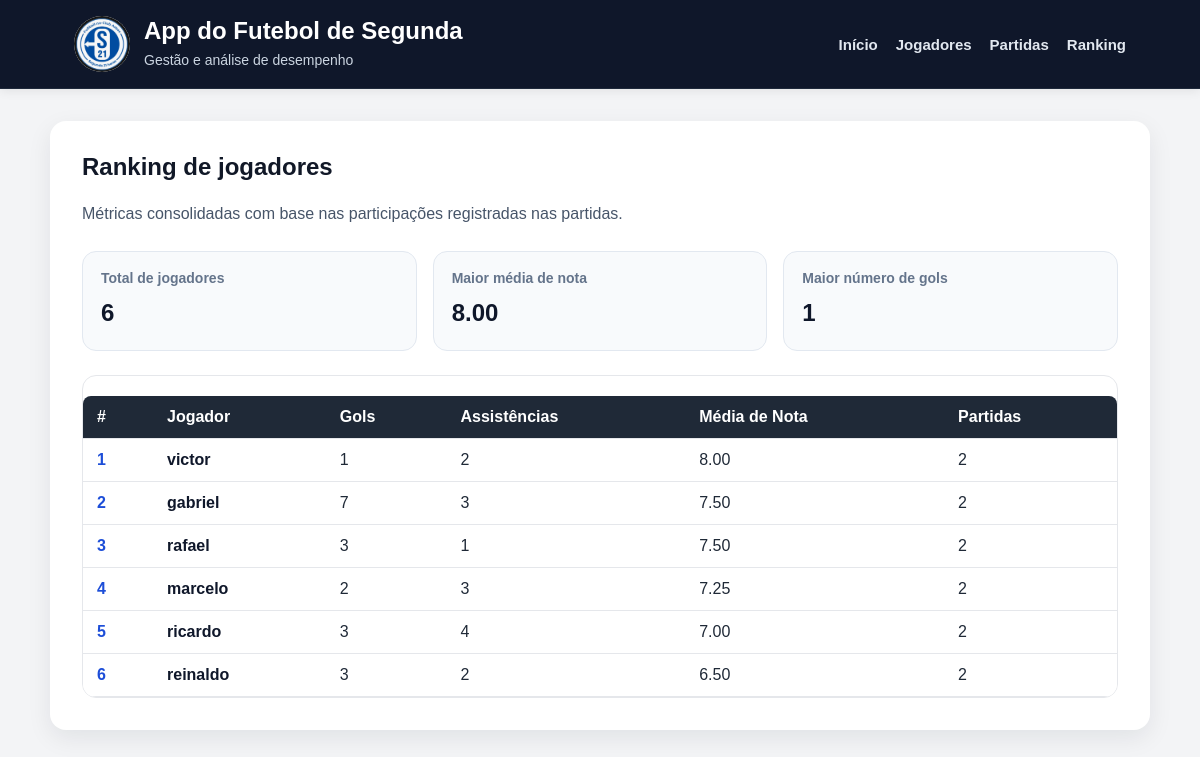
Page /ranking on the committed database.
### models.py (models this page shows, shortened)
class Jogador(db.Model):
    __tablename__ = 'jogadores'
    id = db.Column(db.Integer, primary_key=True)
    nome = db.Column(db.String(100), nullable=False)
    apelido = db.Column(db.String(50))
    posicao = db.Column(db.String(30))
    data_cadastro = db.Column(db.DateTime, default=datetime.utcnow)

### app.py (the view)
@app.route('/ranking')
def ranking():
    ranking_jogadores = (
        db.session.query(
            Jogador.nome,
            func.coalesce(func.sum(ParticipacaoPartida.gols), 0).label('total_gols'),
            func.coalesce(func.sum(ParticipacaoPartida.assistencias), 0).label('total_assistencias'),
            func.coalesce(func.avg(ParticipacaoPartida.nota), 0).label('media_nota'),
            func.count(ParticipacaoPartida.id).label('total_partidas')
        )
        .join(ParticipacaoPartida, Jogador.id == ParticipacaoPartida.jogador_id)
        .group_by(Jogador.id, Jogador.nome)
        .order_by(
            func.coalesce(func.avg(ParticipacaoPartida.nota), 0).desc(),
            func.coalesce(func.sum(ParticipacaoPartida.gols), 0).desc()
        )
        .all()
    )
    return render_template('ranking.html', ranking_jogadores=ranking_jogadores)

### templates/ranking.html (shortened to what this page needs)
{% extends 'base.html' %}
{% block content %}
    <div class="section-header">
        <div>
            <h2>Ranking de jogadores</h2>
            <p>Métricas consolidadas com base nas participações registradas nas partidas.</p>
        </div>
    </div>
    {% if ranking_jogadores %}
        <div class="ranking-summary">
            <div class="summary-card">
                <h3>Total de jogadores</h3>
                <p>{{ ranking_jogadores|length }}</p>
            </div>
            <div class="summary-card">
                <h3>Maior média de nota</h3>
                <p>{{ '%.2f'|format(ranking_jogadores[0].media_nota) }}</p>
            </div>
            <div class="summary-card">
                <h3>Maior número de gols</h3>
                <p>{{ ranking_jogadores[0].total_gols }}</p>
            </div>
        </div>
        <div class="ranking-table-wrapper">
            <table>
                <thead>
                    <tr>
                        <th>#</th>
                        <th>Jogador</th>
                        <th>Gols</th>
                        <th>Assistências</th>
                        <th>Média de Nota</th>
                        <th>Partidas</th>
                    </tr>
                </thead>
                <tbody>
                    {% for jogador in ranking_jogadores %}
                        <tr>
                            <td class="ranking-position">{{ loop.index }}</td>
                            <td class="highlight-name">{{ jogador.nome }}</td>
                            <td>{{ jogador.total_gols }}</td>
                            <td>{{ jogador.total_assistencias }}</td>
                            <td>{{ '%.2f'|format(jogador.media_nota) }}</td>
                            <td>{{ jogador.total_partidas }}</td>
                        </tr>
                    {% endfor %}
                </tbody>
            </table>
        </div>
    {% else %}
        <div class="empty-state">
            <p>Ainda não há dados suficientes para gerar o ranking.</p>
        </div>
    {% endif %}
{% endblock %}

### static/css/style.css (style rules this page uses)
* { box-sizing: border-box; }
body { margin: 0; font-family: Arial, sans-serif; background-color: #f3f4f6; color: #1f2937; }
h2, h3 { color: #111827; margin-top: 0; }
p { line-height: 1.6; }
table { width: 100%; border-collapse: collapse; margin-top: 20px; background-color: white; border-radius: 8px; overflow: hidden; }
thead { background-color: #1f2937; color: white; }
th, td { padding: 12px 14px; text-align: left; border-bottom: 1px solid #e5e7eb; }
.section-header { display: flex; justify-content: space-between; align-items: center; gap: 16px; flex-wrap: wrap; margin-bottom: 24px; }
.section-header p { margin: 0; color: #475569; }
.ranking-summary { display: grid; grid-template-columns: repeat(auto-fit, minmax(180px, 1fr)); gap: 16px; margin-bottom: 24px; }
.summary-card { background: #f8fafc; border: 1px solid #e2e8f0; border-radius: 14px; padding: 18px; }
.summary-card h3 { margin: 0 0 8px; font-size: 14px; color: #64748b; font-weight: 600; }
.summary-card p { margin: 0; font-size: 24px; font-weight: bold; color: #0f172a; }
.ranking-table-wrapper { overflow-x: auto; border: 1px solid #e5e7eb; border-radius: 14px; background: white; }
.ranking-position { font-weight: bold; color: #1d4ed8; }
.highlight-name { font-weight: 700; color: #0f172a; }

### rows in the picture
Jogador: nome "victor", total_gols "1", total_assistencias "2", media_nota "8.00", total_partidas "2"
Jogador: nome "gabriel", total_gols "7", total_assistencias "3", media_nota "7.50", total_partidas "2"
Jogador: nome "rafael", total_gols "3", total_assistencias "1", media_nota "7.50", total_partidas "2"
Jogador: nome "marcelo", total_gols "2", total_assistencias "3", media_nota "7.25", total_partidas "2"
Jogador: nome "ricardo", total_gols "3", total_assistencias "4", media_nota "7.00", total_partidas "2"
Jogador: nome "reinaldo", total_gols "3", total_assistencias "2", media_nota "6.50", total_partidas "2"

### other values in the picture
{{ ranking_jogadores|length }} "6"
{{ '%.2f'|format(ranking_jogadores[0].media_nota) }} "8.00"
{{ ranking_jogadores[0].total_gols }} "1"
